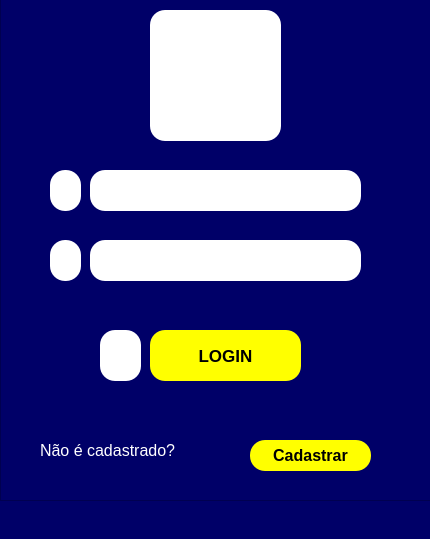
<?xml version="1.0" encoding="UTF-8"?>
<ui version="4.0">
 <class>MainWindow</class>
 <widget class="QMainWindow" name="MainWindow">
  <property name="geometry">
   <rect>
    <x>0</x>
    <y>0</y>
    <width>430</width>
    <height>539</height>
   </rect>
  </property>
  <property name="windowTitle">
   <string>MainWindow</string>
  </property>
  <property name="styleSheet">
   <string notr="true">background-color: rgb(0, 0, 104);</string>
  </property>
  <widget class="QWidget" name="centralwidget">
   <widget class="QLineEdit" name="lineEdit">
    <property name="geometry">
     <rect>
      <x>90</x>
      <y>170</y>
      <width>271</width>
      <height>41</height>
     </rect>
    </property>
    <property name="font">
     <font>
      <pointsize>8</pointsize>
      <weight>50</weight>
      <bold>false</bold>
     </font>
    </property>
    <property name="styleSheet">
     <string notr="true">background-color: rgb(255, 255, 255);
border-radius: 15px;
border-style: outset;
borser-widht: 2px;</string>
    </property>
    <property name="placeholderText">
     <string/>
    </property>
   </widget>
   <widget class="QLineEdit" name="lineEdit_2">
    <property name="geometry">
     <rect>
      <x>90</x>
      <y>240</y>
      <width>271</width>
      <height>41</height>
     </rect>
    </property>
    <property name="font">
     <font>
      <pointsize>8</pointsize>
      <weight>50</weight>
      <bold>false</bold>
     </font>
    </property>
    <property name="styleSheet">
     <string notr="true">background-color: rgb(255, 255, 255);
border-radius: 15px;
border-style: outset;
borser-widht: 2px;</string>
    </property>
    <property name="placeholderText">
     <string/>
    </property>
   </widget>
   <widget class="QLabel" name="label">
    <property name="geometry">
     <rect>
      <x>40</x>
      <y>430</y>
      <width>161</width>
      <height>41</height>
     </rect>
    </property>
    <property name="font">
     <font>
      <pointsize>12</pointsize>
     </font>
    </property>
    <property name="styleSheet">
     <string notr="true">color: rgb(255, 255, 255);
gridline-color: rgb(255, 255, 255);
border-color: rgb(255, 255, 255);</string>
    </property>
    <property name="text">
     <string>Não é cadastrado?</string>
    </property>
   </widget>
   <widget class="QPushButton" name="pushButton_2">
    <property name="geometry">
     <rect>
      <x>250</x>
      <y>440</y>
      <width>121</width>
      <height>31</height>
     </rect>
    </property>
    <property name="font">
     <font>
      <pointsize>12</pointsize>
      <weight>75</weight>
      <bold>true</bold>
     </font>
    </property>
    <property name="styleSheet">
     <string notr="true">background-color: rgb(255, 255, 0);
border-radius: 15px;
border-style: outset;
borser-widht: 2px;</string>
    </property>
    <property name="text">
     <string>Cadastrar</string>
    </property>
   </widget>
   <widget class="QLabel" name="label_2">
    <property name="geometry">
     <rect>
      <x>50</x>
      <y>170</y>
      <width>31</width>
      <height>41</height>
     </rect>
    </property>
    <property name="styleSheet">
     <string notr="true">background-color: rgb(255, 255, 255);
border-radius: 15px;
border-style: outset;
borser-widht: 2px;</string>
    </property>
    <property name="text">
     <string/>
    </property>
    <property name="pixmap">
     <pixmap>16481730421594722074-32.png</pixmap>
    </property>
   </widget>
   <widget class="QLabel" name="label_3">
    <property name="geometry">
     <rect>
      <x>150</x>
      <y>10</y>
      <width>131</width>
      <height>131</height>
     </rect>
    </property>
    <property name="styleSheet">
     <string notr="true">background-color: rgb(255, 255, 255);
border-radius: 15px;
border-style: outset;
borser-widht: 2px;</string>
    </property>
    <property name="text">
     <string/>
    </property>
    <property name="pixmap">
     <pixmap>6789306781641808602-128.png</pixmap>
    </property>
   </widget>
   <widget class="QLabel" name="label_4">
    <property name="geometry">
     <rect>
      <x>50</x>
      <y>240</y>
      <width>31</width>
      <height>41</height>
     </rect>
    </property>
    <property name="styleSheet">
     <string notr="true">background-color: rgb(255, 255, 255);
border-radius: 15px;
border-style: outset;
borser-widht: 2px;</string>
    </property>
    <property name="text">
     <string/>
    </property>
    <property name="pixmap">
     <pixmap>1719662671537184109-32.png</pixmap>
    </property>
   </widget>
   <widget class="QFrame" name="frame">
    <property name="geometry">
     <rect>
      <x>0</x>
      <y>-40</y>
      <width>431</width>
      <height>541</height>
     </rect>
    </property>
    <property name="frameShape">
     <enum>QFrame::StyledPanel</enum>
    </property>
    <property name="frameShadow">
     <enum>QFrame::Raised</enum>
    </property>
    <widget class="QLabel" name="label_5">
     <property name="geometry">
      <rect>
       <x>100</x>
       <y>370</y>
       <width>41</width>
       <height>51</height>
      </rect>
     </property>
     <property name="styleSheet">
      <string notr="true">background-color: rgb(255, 255, 255);
border-radius: 15px;
border-style: outset;
borser-widht: 2px;</string>
     </property>
     <property name="text">
      <string/>
     </property>
     <property name="pixmap">
      <pixmap>169585954816291291743835-32.png</pixmap>
     </property>
    </widget>
    <widget class="QPushButton" name="pushButton">
     <property name="geometry">
      <rect>
       <x>150</x>
       <y>370</y>
       <width>151</width>
       <height>51</height>
      </rect>
     </property>
     <property name="font">
      <font>
       <pointsize>13</pointsize>
       <weight>75</weight>
       <bold>true</bold>
      </font>
     </property>
     <property name="styleSheet">
      <string notr="true">background-color: rgb(255, 255, 0);
border-radius: 15px;
border-style: outset;
borser-widht: 2px;
borser-color: black;
</string>
     </property>
     <property name="text">
      <string>LOGIN</string>
     </property>
    </widget>
    <widget class="QLabel" name="label_6">
     <property name="geometry">
      <rect>
       <x>130</x>
       <y>330</y>
       <width>181</width>
       <height>21</height>
      </rect>
     </property>
     <property name="font">
      <font>
       <pointsize>12</pointsize>
      </font>
     </property>
     <property name="styleSheet">
      <string notr="true">color: rgb(255, 255, 0);</string>
     </property>
     <property name="text">
      <string/>
     </property>
    </widget>
   </widget>
   <zorder>frame</zorder>
   <zorder>label_3</zorder>
   <zorder>lineEdit</zorder>
   <zorder>lineEdit_2</zorder>
   <zorder>label</zorder>
   <zorder>pushButton_2</zorder>
   <zorder>label_2</zorder>
   <zorder>label_4</zorder>
  </widget>
  <widget class="QMenuBar" name="menubar">
   <property name="geometry">
    <rect>
     <x>0</x>
     <y>0</y>
     <width>430</width>
     <height>21</height>
    </rect>
   </property>
  </widget>
  <widget class="QStatusBar" name="statusbar"/>
 </widget>
 <resources/>
 <connections/>
</ui>
